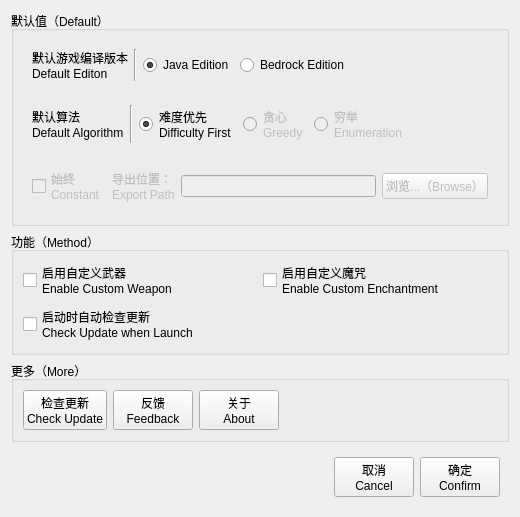
<?xml version="1.0" encoding="UTF-8"?>
<ui version="4.0">
 <class>Settings</class>
 <widget class="QDialog" name="Settings">
  <property name="geometry">
   <rect>
    <x>0</x>
    <y>0</y>
    <width>520</width>
    <height>505</height>
   </rect>
  </property>
  <property name="windowTitle">
   <string>MainWindow</string>
  </property>
  <layout class="QVBoxLayout" name="verticalLayout_2">
   <item>
    <layout class="QVBoxLayout" name="verticalLayout">
     <item>
      <widget class="QGroupBox" name="groupBox">
       <property name="title">
        <string>默认值（Default）</string>
       </property>
       <layout class="QVBoxLayout" name="verticalLayout_3">
        <item>
         <widget class="QWidget" name="widget" native="true">
          <layout class="QHBoxLayout" name="horizontalLayout">
           <item>
            <widget class="QLabel" name="label">
             <property name="text">
              <string>默认游戏编译版本
Default Editon</string>
             </property>
            </widget>
           </item>
           <item>
            <widget class="Line" name="line_2">
             <property name="orientation">
              <enum>Qt::Vertical</enum>
             </property>
            </widget>
           </item>
           <item>
            <widget class="QRadioButton" name="radJE">
             <property name="text">
              <string>Java Edition</string>
             </property>
             <property name="checked">
              <bool>true</bool>
             </property>
            </widget>
           </item>
           <item>
            <widget class="QRadioButton" name="radBE">
             <property name="text">
              <string>Bedrock Edition</string>
             </property>
            </widget>
           </item>
           <item>
            <spacer name="horizontalSpacer">
             <property name="orientation">
              <enum>Qt::Horizontal</enum>
             </property>
             <property name="sizeHint" stdset="0">
              <size>
               <width>40</width>
               <height>20</height>
              </size>
             </property>
            </spacer>
           </item>
          </layout>
         </widget>
        </item>
        <item>
         <widget class="QWidget" name="widget_3" native="true">
          <layout class="QHBoxLayout" name="horizontalLayout_2">
           <item>
            <widget class="QLabel" name="label_2">
             <property name="text">
              <string>默认算法
Default Algorithm</string>
             </property>
            </widget>
           </item>
           <item>
            <widget class="Line" name="line">
             <property name="orientation">
              <enum>Qt::Vertical</enum>
             </property>
            </widget>
           </item>
           <item>
            <widget class="QRadioButton" name="radAlgDF">
             <property name="text">
              <string>难度优先
Difficulty First</string>
             </property>
             <property name="checked">
              <bool>true</bool>
             </property>
            </widget>
           </item>
           <item>
            <widget class="QRadioButton" name="radAlgGr">
             <property name="enabled">
              <bool>false</bool>
             </property>
             <property name="text">
              <string>贪心
Greedy</string>
             </property>
            </widget>
           </item>
           <item>
            <widget class="QRadioButton" name="radAlgEn">
             <property name="enabled">
              <bool>false</bool>
             </property>
             <property name="text">
              <string>穷举
Enumeration</string>
             </property>
            </widget>
           </item>
           <item>
            <spacer name="horizontalSpacer_2">
             <property name="orientation">
              <enum>Qt::Horizontal</enum>
             </property>
             <property name="sizeHint" stdset="0">
              <size>
               <width>40</width>
               <height>20</height>
              </size>
             </property>
            </spacer>
           </item>
          </layout>
         </widget>
        </item>
        <item>
         <widget class="QWidget" name="widget_5" native="true">
          <property name="enabled">
           <bool>false</bool>
          </property>
          <layout class="QHBoxLayout" name="horizontalLayout_7">
           <item>
            <widget class="QCheckBox" name="cbConstant">
             <property name="text">
              <string>始终
Constant</string>
             </property>
            </widget>
           </item>
           <item>
            <widget class="QLabel" name="label_3">
             <property name="text">
              <string>导出位置：
Export Path</string>
             </property>
            </widget>
           </item>
           <item>
            <widget class="QLineEdit" name="leFilePath"/>
           </item>
           <item>
            <widget class="QPushButton" name="btnBrowse">
             <property name="text">
              <string>浏览...（Browse）</string>
             </property>
            </widget>
           </item>
          </layout>
         </widget>
        </item>
       </layout>
      </widget>
     </item>
     <item>
      <widget class="QGroupBox" name="groupBox_2">
       <property name="title">
        <string>功能（Method）</string>
       </property>
       <layout class="QGridLayout" name="gridLayout_3">
        <item row="1" column="1">
         <widget class="QCheckBox" name="cbCustomEn">
          <property name="text">
           <string>启用自定义魔咒
Enable Custom Enchantment</string>
          </property>
         </widget>
        </item>
        <item row="1" column="0">
         <widget class="QCheckBox" name="cbCustomWe">
          <property name="text">
           <string>启用自定义武器
Enable Custom Weapon</string>
          </property>
         </widget>
        </item>
        <item row="2" column="0">
         <widget class="QCheckBox" name="cbCheckUpate">
          <property name="text">
           <string>启动时自动检查更新
Check Update when Launch</string>
          </property>
         </widget>
        </item>
       </layout>
      </widget>
     </item>
     <item>
      <widget class="QGroupBox" name="groupBox_3">
       <property name="title">
        <string>更多（More）</string>
       </property>
       <layout class="QHBoxLayout" name="horizontalLayout_6">
        <item>
         <widget class="QPushButton" name="btnCheckUpdate">
          <property name="text">
           <string>检查更新
Check Update</string>
          </property>
         </widget>
        </item>
        <item>
         <widget class="QPushButton" name="btnFeedback">
          <property name="text">
           <string>反馈
Feedback</string>
          </property>
         </widget>
        </item>
        <item>
         <widget class="QPushButton" name="btnAbout">
          <property name="text">
           <string>关于
About</string>
          </property>
         </widget>
        </item>
        <item>
         <spacer name="horizontalSpacer_4">
          <property name="orientation">
           <enum>Qt::Horizontal</enum>
          </property>
          <property name="sizeHint" stdset="0">
           <size>
            <width>40</width>
            <height>20</height>
           </size>
          </property>
         </spacer>
        </item>
       </layout>
      </widget>
     </item>
     <item>
      <spacer name="verticalSpacer">
       <property name="orientation">
        <enum>Qt::Vertical</enum>
       </property>
       <property name="sizeHint" stdset="0">
        <size>
         <width>20</width>
         <height>40</height>
        </size>
       </property>
      </spacer>
     </item>
     <item>
      <widget class="QWidget" name="widget_4" native="true">
       <layout class="QHBoxLayout" name="horizontalLayout_5">
        <item>
         <spacer name="horizontalSpacer_3">
          <property name="orientation">
           <enum>Qt::Horizontal</enum>
          </property>
          <property name="sizeHint" stdset="0">
           <size>
            <width>40</width>
            <height>20</height>
           </size>
          </property>
         </spacer>
        </item>
        <item>
         <widget class="QPushButton" name="btnCancel">
          <property name="sizePolicy">
           <sizepolicy hsizetype="Preferred" vsizetype="Fixed">
            <horstretch>0</horstretch>
            <verstretch>0</verstretch>
           </sizepolicy>
          </property>
          <property name="minimumSize">
           <size>
            <width>0</width>
            <height>0</height>
           </size>
          </property>
          <property name="text">
           <string>取消
Cancel</string>
          </property>
         </widget>
        </item>
        <item>
         <widget class="QPushButton" name="btnConfirm">
          <property name="sizePolicy">
           <sizepolicy hsizetype="Preferred" vsizetype="Fixed">
            <horstretch>0</horstretch>
            <verstretch>0</verstretch>
           </sizepolicy>
          </property>
          <property name="minimumSize">
           <size>
            <width>0</width>
            <height>0</height>
           </size>
          </property>
          <property name="text">
           <string>确定
Confirm</string>
          </property>
         </widget>
        </item>
       </layout>
      </widget>
     </item>
    </layout>
   </item>
  </layout>
 </widget>
 <resources/>
 <connections/>
</ui>
